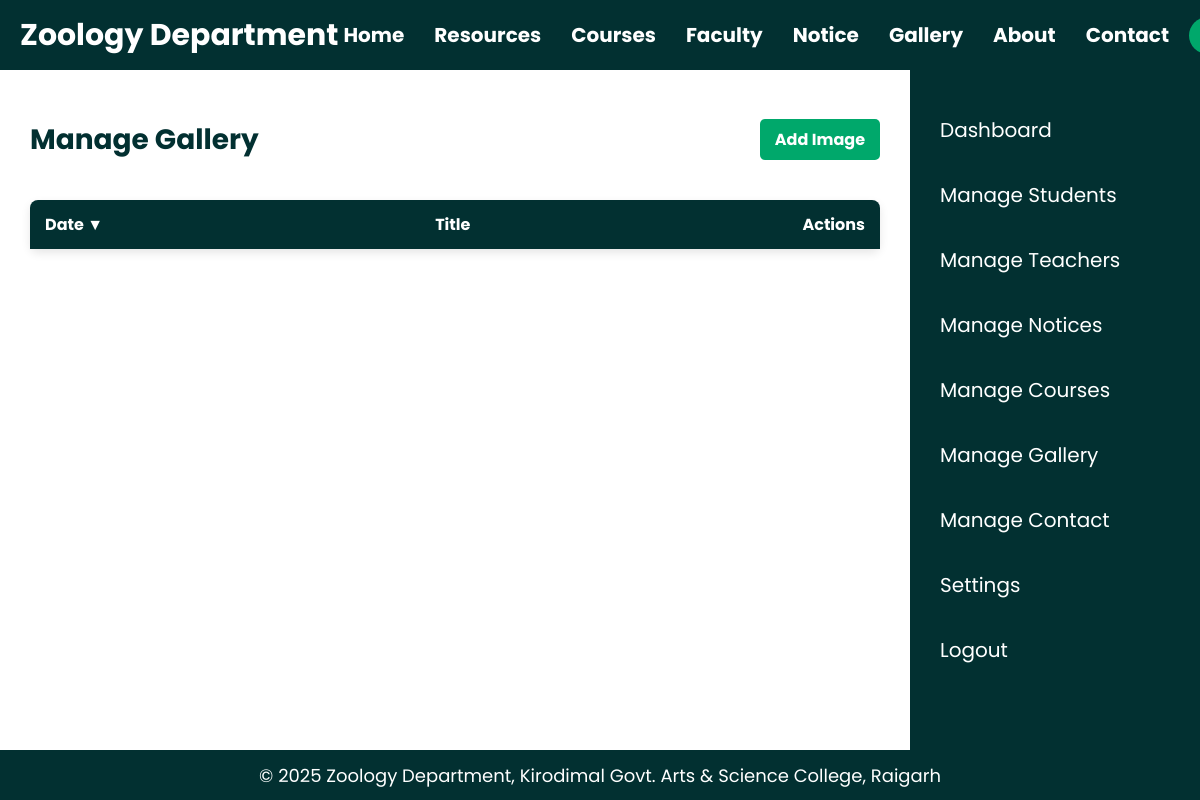
The app's page /manage_gallery.php (signed in), older data.
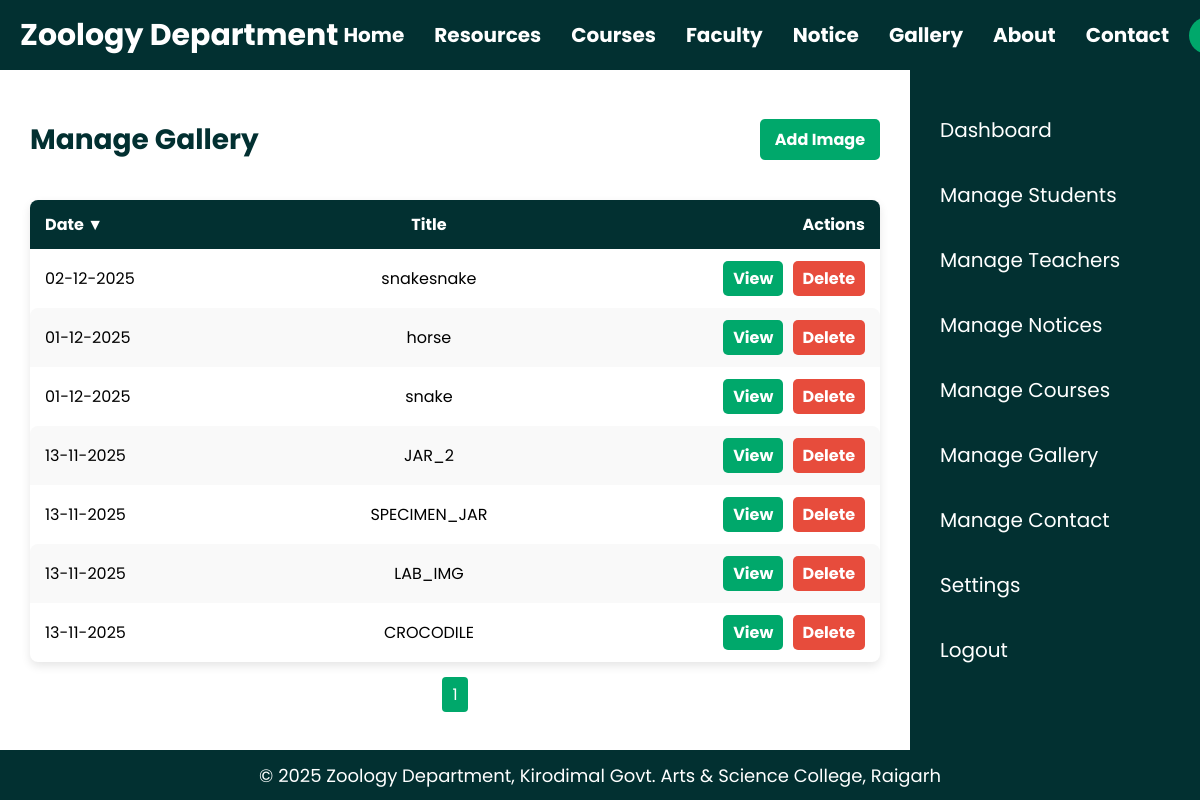
The same page, newer data.
### tables this page shows
CREATE TABLE IF NOT EXISTS `gallery` (
  `id` int NOT NULL AUTO_INCREMENT,
  `title` varchar(255) NOT NULL,
  `image_path` varchar(255) NOT NULL,
  `date` timestamp NULL DEFAULT CURRENT_TIMESTAMP,
  PRIMARY KEY (`id`)
);

### manage_gallery.php (the view, shortened to what this page needs)
<?php
include 'header.php';
$is_admin = isset($_SESSION['role']) && $_SESSION['role'] === 'admin';
$sort_by = isset($_GET['sort']) ? $_GET['sort'] : 'date';
$order = isset($_GET['order']) ? $_GET['order'] : 'DESC';
$order = strtoupper($order) === 'ASC' ? 'ASC' : 'DESC';
$limit = 10;
$page = isset($_GET['page']) ? max(1, intval($_GET['page'])) : 1;
$offset = ($page - 1) * $limit;
$total_result = mysqli_query($conn, "SELECT COUNT(*) AS total FROM gallery");
$total_row = mysqli_fetch_assoc($total_result);
$total_pages = ceil($total_row['total'] / $limit);
$query = "SELECT * FROM gallery ORDER BY $sort_by $order LIMIT $limit OFFSET $offset";
$result = mysqli_query($conn, $query);
$arrow_up = "&#9650;";
$arrow_down = "&#9660;";
?>
<main class="manage-gallery-view">
    <?php if($is_admin) include 'admin_sidebar.php'; ?>
    <div class="<?php echo $is_admin ? 'manage-gallery-content' : 'public-content'; ?>">
        <div class="manage-gallery-row">
            <h1 class="manage-gallery-title">Manage Gallery</h1>
            <?php if($is_admin): ?>
                <a href="add_gallery.php" class="add-button">Add Image</a>
            <?php endif; ?>
        </div>
        <table>
            <thead>
                <tr>
                    <th>
                        <a href="?sort=date&order=<?php echo $sort_by=='date' && $order=='ASC'?'DESC':'ASC'; ?>">
                            Date <?php if($sort_by=='date') echo $order=='ASC'?$arrow_up:$arrow_down; ?>
                        </a>
                    </th>
                    <th>
                        <a href="?sort=title&order=<?php echo $sort_by=='title' && $order=='ASC'?'DESC':'ASC'; ?>">
                            Title <?php if($sort_by=='title') echo $order=='ASC'?$arrow_up:$arrow_down; ?>
                        </a>
                    </th>
                    <?php if($is_admin): ?>
                        <th>Actions</th>
                    <?php endif; ?>
                </tr>
            </thead>
            <tbody>
                <?php while($row = mysqli_fetch_assoc($result)): ?>
                    <tr>
                        <td><?php echo date('d-m-Y', strtotime($row['date'])); ?></td>
                        <td><?php echo htmlspecialchars($row['title']); ?></td>
                        <?php if($is_admin): ?>
                            <td class="actions-cell">
                                <a href="<?php echo htmlspecialchars($row['image_path']); ?>" target="_blank" class="edit">View</a>
                                <a href="delete_gallery.php?id=<?php echo $row['id']; ?>" class="delete">Delete</a>
                            </td>
                        <?php endif; ?>
                    </tr>
                <?php endwhile; ?>
            </tbody>
        </table>
        <div class="pagination">
            <?php for($p=1; $p<=$total_pages; $p++): ?>
                <a href="?page=<?php echo $p ?>&sort=<?php echo $sort_by ?>&order=<?php echo $order ?>" class="page-link <?php if($page==$p) echo 'active'; ?>"><?php echo $p ?></a>
            <?php endfor; ?>
        </div>
    </div>
</main>
<?php include 'footer.php'; ?>

### header.php (shortened to what this page needs)
<?php
$isLoggedIn = isset($_SESSION['role']);
$role = $isLoggedIn ? $_SESSION['role'] : '';
?>
<!DOCTYPE html>
<html lang="en">
<head>
    <link rel="stylesheet" href="style.css">
</head>
<body>
<header>
    <h1 class="header-heading">Zoology Department</h1>
    <div class="pc-nav-container">
        <nav class="pc-nav">
            <a href="index.php">Home</a>
            <a href="resources.php">Resources</a>
            <a href="courses.php">Courses</a>
            <a href="faculty.php">Faculty</a>
            <a href="notice.php">Notice</a>
            <a href="gallery.php">Gallery</a>
            <a href="about.php">About</a>
            <a href="contact.php">Contact</a>
        </nav>
        <?php if(!$isLoggedIn): ?>
            <a href="login.php" class="login-button">Login</a>
        <?php else: ?>
            <?php
                $dashboardLink = 'student_dashboard.php';
                if($role === 'admin') $dashboardLink = 'admin_dashboard.php';
                elseif($role === 'teacher') $dashboardLink = 'teacher_dashboard.php';
            ?>
            <a href="<?php echo $dashboardLink; ?>" class="login-button admin-username">
            </a>
        <?php endif; ?>
    </div>
</header>

### admin_sidebar.php
<head>
    <link rel="stylesheet" type="text/css" href="style.css">
</head>
<aside class="admin-sidebar">
    <nav>
        <ul>
            <li><a href="admin_dashboard.php">Dashboard</a></li>
            <li><a href="manage_students.php">Manage Students</a></li>
            <li><a href="manage_teachers.php">Manage Teachers</a></li>
            <li><a href="manage_notices.php">Manage Notices</a></li>
            <li><a href="manage_courses.php">Manage Courses</a></li>
            <li><a href="manage_gallery.php">Manage Gallery</a></li>
            <li><a href="manage_contact.php">Manage Contact</a></li>
            <li><a href="admin_settings.php">Settings</a></li>
            <li><a href="logout.php">Logout</a></li>
        </ul>
    </nav>
</aside>

### footer.php (shortened to what this page needs)
    <footer class="normal-footer">
        <p>&copy; 2025 Zoology Department, Kirodimal Govt. Arts & Science College, Raigarh</p>
    </footer>
</body>
</html>

Row changes from the older to the newer data that the page shows:
added gallery: date "02-12-2025", title "snakesnake"
added gallery: date "01-12-2025", title "horse"
added gallery: date "01-12-2025", title "snake"
added gallery: date "13-11-2025", title "JAR_2"
added gallery: date "13-11-2025", title "SPECIMEN_JAR"
added gallery: date "13-11-2025", title "LAB_IMG"
added gallery: date "13-11-2025", title "CROCODILE"
Text that changed along with them:
new list line: "1"
